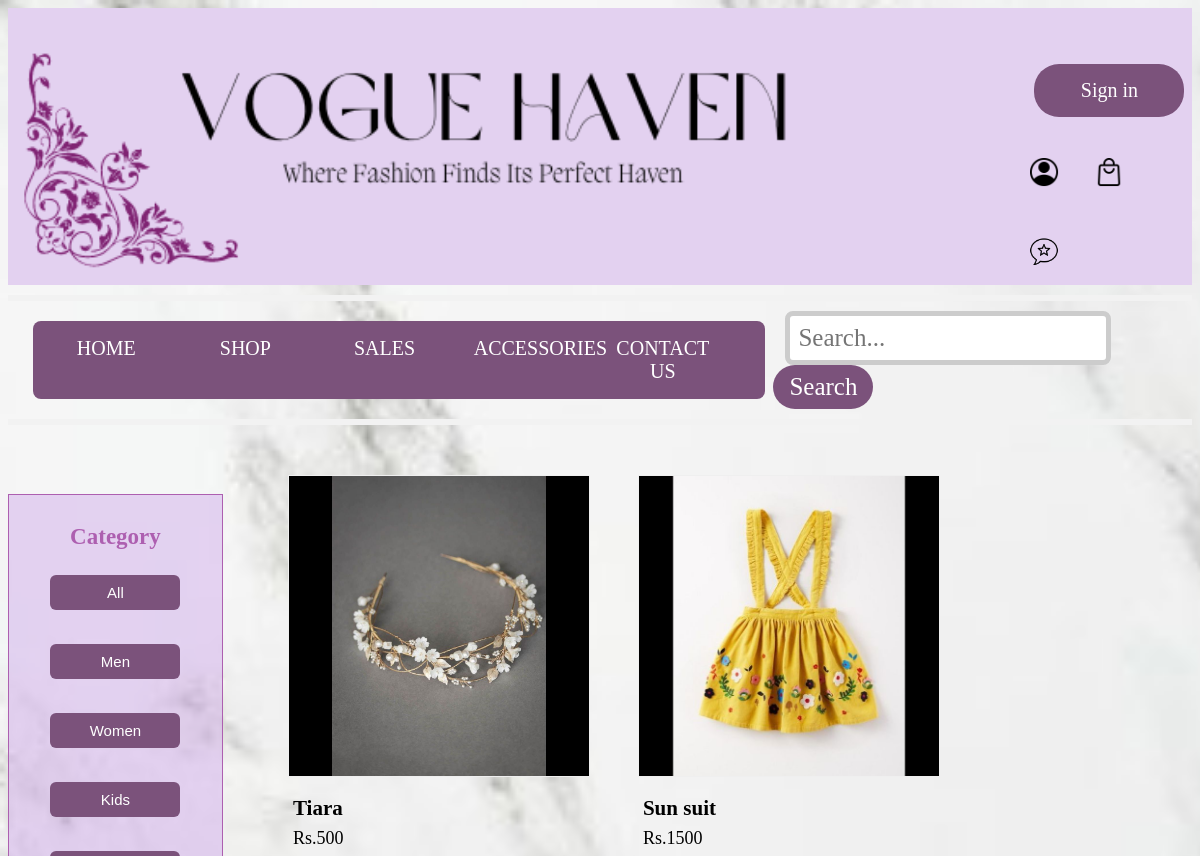
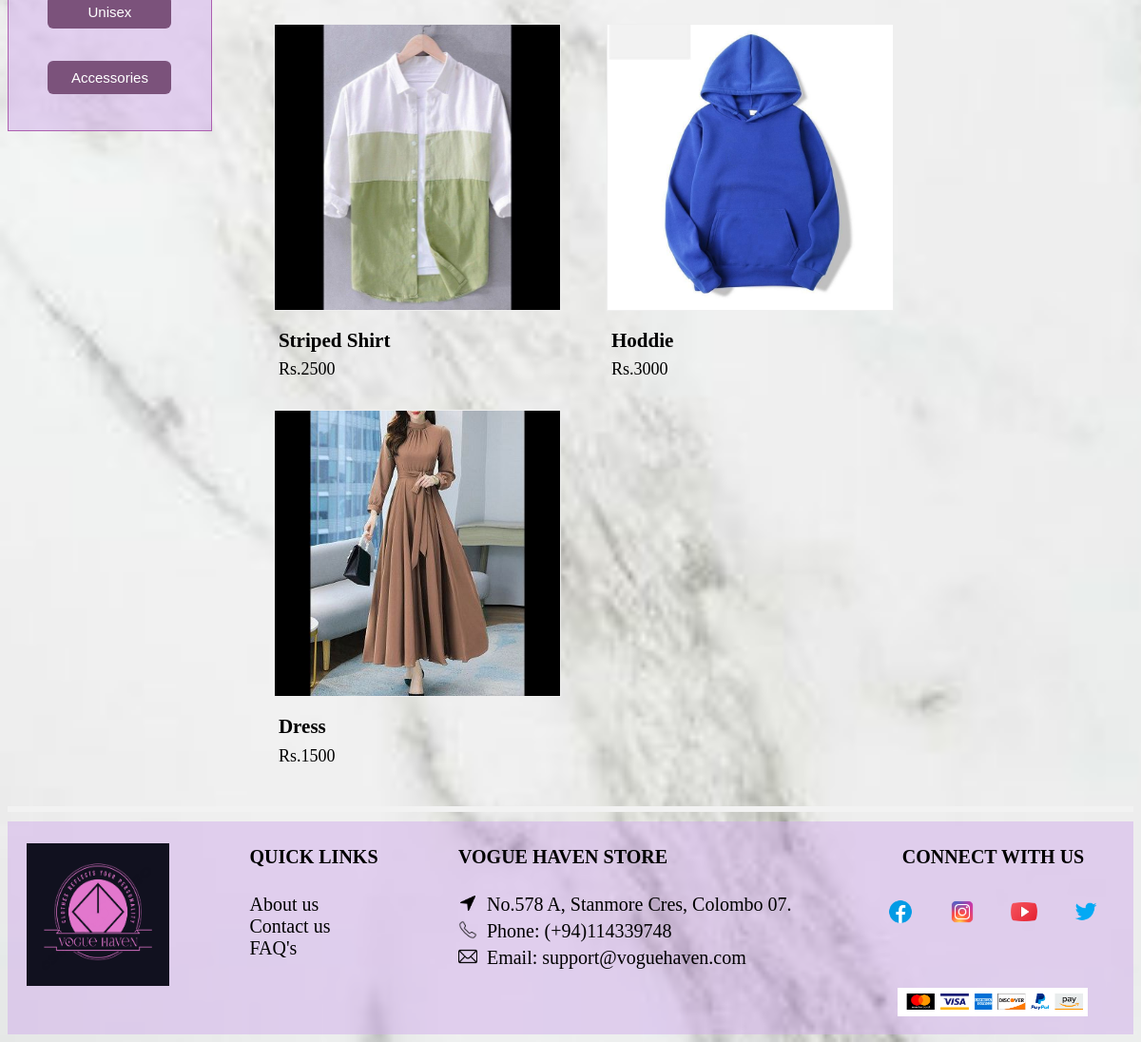
The page /shop.php on the database its author committed (2 pictures, top to bottom).
### tables this page shows
CREATE TABLE `item` (
  `Item_id` varchar(5) NOT NULL,
  `Item_name` varchar(50) NOT NULL,
  `Category` varchar(50) NOT NULL,
  `Price` float NOT NULL,
  `Quantity` int(5) NOT NULL,
  `Description` varchar(500) NOT NULL,
  `Image` varchar(1000) NOT NULL
);

### shop.php (the view, shortened to what this page needs)
<?php
include 'config.php'
?>
<!DOCTYPE html>
<html lang="en-US">
<head>
	<link rel="stylesheet" href="styles/styles.css"></link>
	<link rel="stylesheet" href="styles/Shop1.css"></link>
</head>
<?php
    include_once 'header.php';
?>
	<div class = "content">
	<table class = "table">
	<tr>
		<th>Category</th>
	</tr>
	<div class = "btn">
	<tr>
		<td><a href = "shop.php"><button>All</button></a></td>
	</tr>
	<tr>
		<td><a href = "Men.php"><button>Men</button></a></td>
	</tr>
	<tr>
		<td><a href = "women.php"><button>Women</button></a></td>
	</tr>
	<tr>
		<td><a href = "kids.php"><button>Kids</button></a></td>
	</tr>
	<tr>
		<td><a href = "unisex.php"><button>Unisex</button></a></td>
	</tr>
	<tr>
		<td><a href = "accessories.php"><button>Accessories</button></a></td>
	</tr>
	</div>
	</table>
	<?php
	$sql = "SELECT * from item;";
	$result = mysqli_query($conn, $sql);
	if ($result) {
		echo "<ol class = \"list\">";
		while ($row = mysqli_fetch_assoc($result)) {
			$id = $row['Item_id'];
			$name = $row['Item_name'];
			$image = $row['Image'];
			$price = $row['Price'];
	?>
			<li><a href="item_details.php?id=<?php echo $id; ?>">
				<div class="item">
					<img src="upload/<?php echo $image; ?>" class = "image"alt="Item" width = "250px">
					</a>
					<div class="item-details">
						<h3><?php echo $name; ?></h3>
						<p> Rs.<?php echo $price; ?></p>
					</div>
				</div>
			</li>
	<?php
		}
	}
	?>
	<?php
    include_once 'footer.php';
?>

### header.php (shortened to what this page needs)
<body>
	<header>
		<div class="header-content">
			<div class="header-selection"><br><br>
				<?php
						if (isset($_SESSION['userId']) && isset($_SESSION['username'])) {
							echo '<a href="includes/logout.inc.php"><button class="log">Logout</button></a><br>';
						} else {
							echo '<a href="login.php"><button class="log">Sign in</button></a><br>';
						}
				?>
				<a href="profile.php"><img src="images/account.png" alt="profile" class="icons"></a>
				<a href="viewcart.php"><img src="images/bag.png" alt="bag" class="icons"></a>
				<a href="feedback.php"><img src="images/feedback.png" alt="feedback" class="icons"></a>
			</div>
		</div>
	</header>
	<hr>
	<div class="navbar">
		<ul class="menu">
			<li class="menuItems"><a href="home.php">HOME</a></li>
			<li class="menuItems"><a href="shop.php">SHOP</a></li>
			<li class="menuItems"><a href="sales.php">SALES</a></li>
			<li class="menuItems"><a href="accessories.php">ACCESSORIES</a></li>
			<li class="menuItems"><a href="contactUs.php">  CONTACT US  </a></li>
		</ul>
		<form class="search-bar" action="#" method="get">
			<input type="text" name="search" placeholder="Search...">
			<button type="submit">Search</button>
		</form>
	</div>
	<hr>

### footer.php
<hr>
	<footer>
		<div class="container_ft">
			<div class="footer-content">
				<div class="footer-selection"><br>
					<img src="images/logo1.png" alt="Logo" class="logo" height=150px width=150px>
				</div>
				<div class="footer-selection">
					<h4>QUICK LINKS</h4>
					<div class="qlinks">
						<a href="aboutUs.php">About us</a><br>
						<a href="contactUs.php">Contact us</a><br>
						<a href="faq.php">FAQ's</a>
					</div>
				</div>
				<div class="footer-selection">
					<h4>VOGUE HAVEN STORE</h4>
					<div class="cont">
						<img src="images/navigation.png" alt="Address" class="contact">
						<div class="details">No.578 A, Stanmore Cres, Colombo 07.</div><br>
					</div>
					<div class="cont">
						<img src="images/phone.png" alt="PhoneNo" class="contact">
						<div class="details">Phone: (+94)114339748</div><br>
					</div>
					<div class="cont">
						<img src="images/mail.png" alt="Email" class="contact">
						<div class="details">Email: support@voguehaven.com</div>
					</div>
				</div>
				<div id="smIcons" class="footer-selection">
					<h4>CONNECT WITH US</h4>
					<a href="https://www.facebook.com" target="_blank"><img src="images/facebook.png" alt="via facebook" class="connect"></a>
					<a href="https://www.instagram.com" target="_blank"><img src="images/instagram.png" alt="via instagram" class="connect"></a>
					<a href="https://www.youtube.com" target="_blank"><img src="images/youtube.png" alt="via youtube" class="connect"></a>
					<a href="https://www.twitter.com" target="_blank"><img src="images/twitter.png" alt="via twitter" class="connect"></a><br><br><br>
					<img src="images/payment.png" alt="payment methods" id="payment">
				</div>
			</div>
		</div>
	</footer>
</body>
</html>

### styles/styles.css (style rules this page uses)
body { background-image : url("../images/background.jpg") ; background-size : cover; font-family: Garamond; font-size: 20px; }
header { background-image: url("../images/header.png"); background-size: cover; }
hr { border : solid #f2f2f2; }
.header-content { display: flex; }
.header-selection { margin-left:85%; padding-bottom : 10px; }
.log { background-color: #7b527b; border: none; color: white; padding: 15px 32px; text-align: center; font-family : Garamond; font-size: 20px; margin-left: 20px; cursor: pointer; border-radius: 25px; width: 150px; margin-top: 10px; }
.icons { height:30px; width:30px; display: inline-block; font-size: 30px; margin: 4px 15px; margin-top:40px; }
.navbar { display: flex; align-items: center; margin-left:auto; margin-right:auto; padding-left : 25px; }
.menu { list-style: none; padding: 0; margin: 0; font-size:20px; background-color: #7b527b; width: 68%; border-radius: 8px; }
.menu li { display: inline-block; width: 18%; margin-left:1%; }
.menu li a { text-decoration: none; }
.search-bar input[type="text"] { padding: 8px; border: 5px solid #ccc; border-radius: 8px; font-family : Garamond; font-size: 25px; margin-left: 20px; width: 300px; }
.search-bar button { padding: 8px 16px; background-color: #7b527b; color: #fff; border: none; border-radius: 25px; margin-left: 8px; cursor: pointer; font-size: 25px; font-family : Garamond; }
.menuItems { float: left; }
.menuItems a { display: block; color: white; text-align: center; padding: 16px; text-decoration: none; }
footer { background-color:rgba(209, 173, 236, 0.5); padding-bottom:10px; text-align:left; }
.container_ft { max-width: 1200px; margin: 0 auto; padding: 0 20px; }
.footer-content { display: flex; justify-content: space-between; }
.qlinks a { text-decoration:none; margin-bottom:10px; }
.qlinks a:link { color: black; }
.contact { height:20px; width:20px; }
.cont { display: flex; }
.details { padding-left:10px; padding-bottom:5px; }
.connect { height:30px; width:30px; font-size: 30px; margin: 4px 15px; }
#smIcons { text-align:center; }
#payment { height:30px; width:200px; margin: 4px 15px; margin-top:10px; }

### styles/Shop1.css (style rules this page uses)
body { background-image: url("../images/background.jpg"); background-size: cover; }
.content { display: flex; }
.table { width: 350px; height:500px; border: 1px solid; margin-left:0%; margin-top:5%; color: #AD5FB0; background-color:rgba(209, 173, 236, 0.5); padding:20px 30px; }
.table th { font-size: 23px; }
.table td { text-align:center; }
.table button { width: 130px; height:35px; background-color: #7b527b; border: none; border-radius: 6px; color: white; padding: 7px 20px; text-align: center; text-decoration: none; display: inline-block; font-size: 15px; margin: 5px; }
.list { list-style-type: none; }
ol li { float:left; width:350px; }
.image { border: 1px solid #efefef; width:85.6%; margin-top:20px; margin-left:25px; background:#efefef; }
.item-details { font-size: 18px; font-weight: normal; margin-left:30px; padding: 0px; line-height: 0.5; }

### rows shown on the page
item: Image (picture), Item_name "Tiara", Price "500"
item: Image (picture), Item_name "Sun suit", Price "1500"
item: Image (picture), Item_name "Striped Shirt", Price "2500"
item: Image (picture), Item_name "Hoddie", Price "3000"
item: Image (picture), Item_name "Dress", Price "1500"
